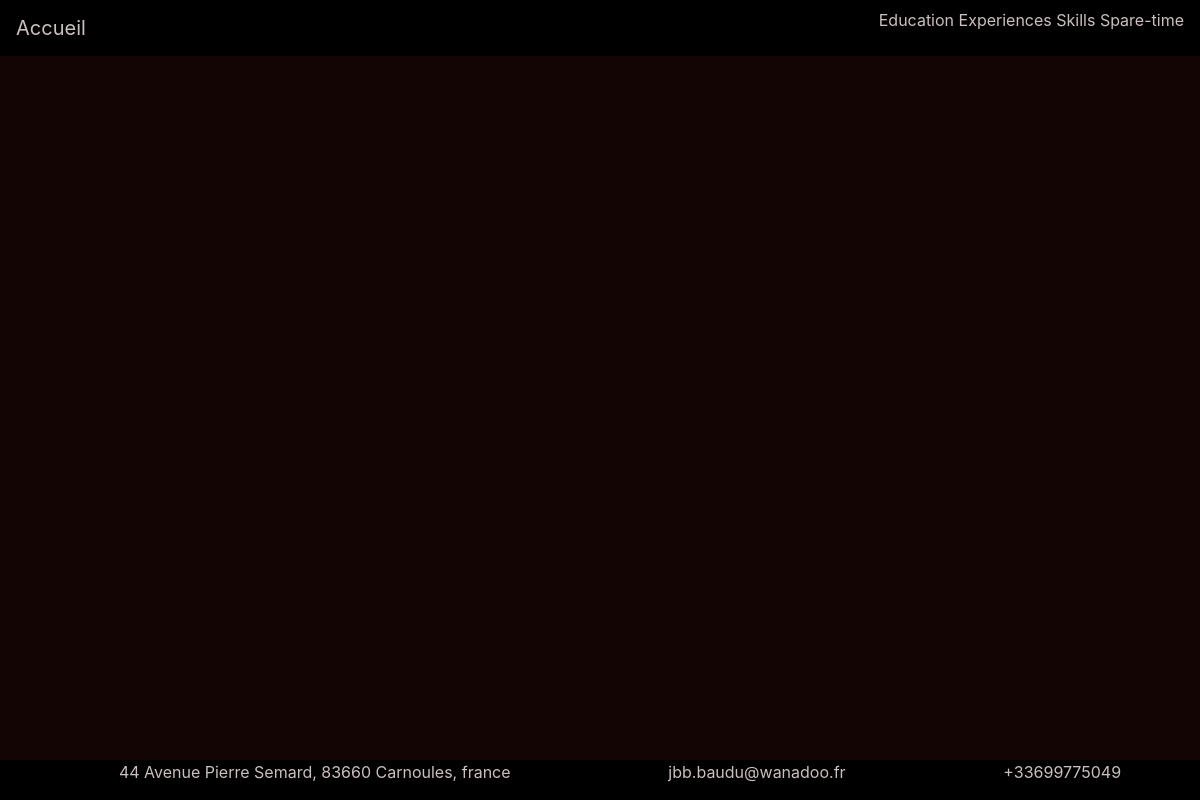
The page /abilities/ on the database as committed earlier.
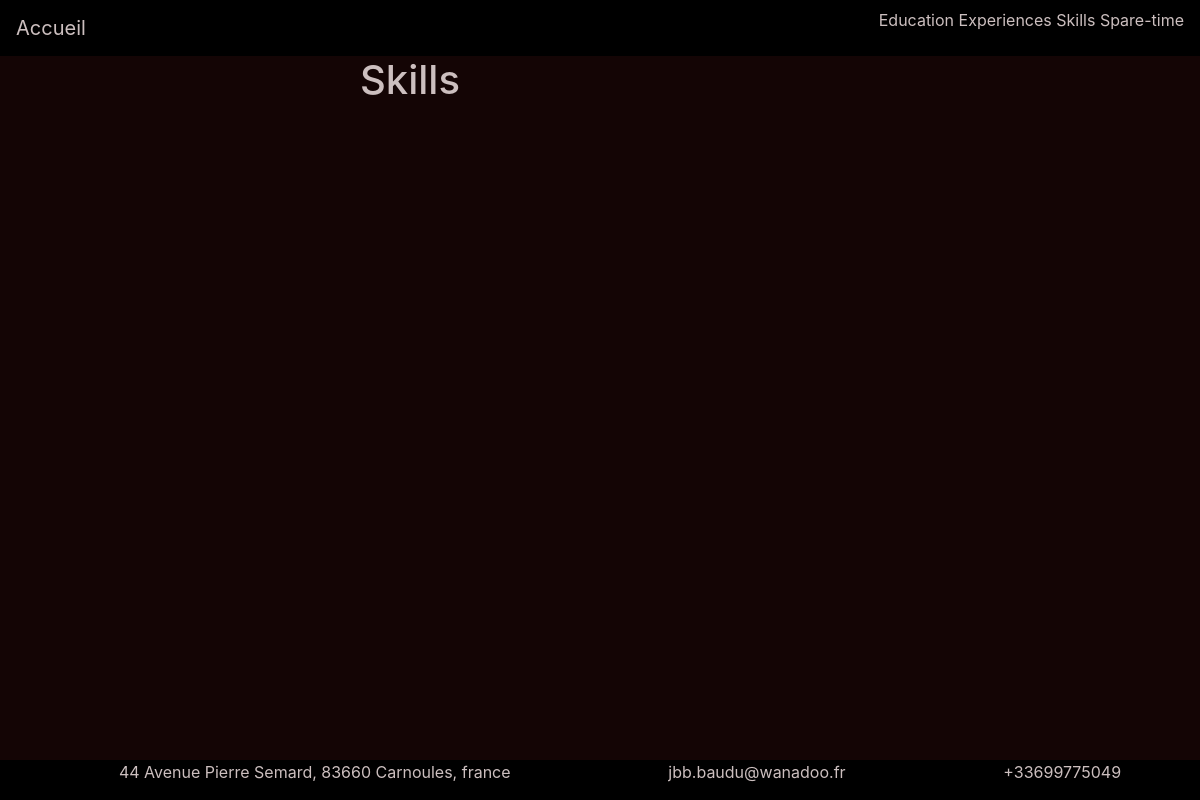
The same page on the database as committed later.
### cv/models.py (models this page shows, shortened)
class User(models.Model):
    name = models.CharField(max_length=50)
    firstName = models.CharField(max_length=50)
    address = models.CharField(max_length=50)
    mail = models.EmailField(max_length=50)
    phone = PhoneNumberField(max_length=20)

class Category(models.Model):
    label = models.CharField(max_length=60)
    slug = models.SlugField(max_length=60)
    cover = models.ImageField(upload_to="articles")
    class Meta :
        verbose_name_plural = "Categories"

### cv/views.py (the view)
# urls.py: url(r'^abilities/$', AbilitieView.as_view(), name='skills'),
class AbilitieView(ListView):
    model = Abilitie
    template_name = 'cv/skill.html'
    def get_context_data(self, **kwargs):
        context = ListView.get_context_data(self, **kwargs)
        context["users"] = User.objects.all()
        context["categories"] = Category.objects.filter(label='Skills')
        context['lvl'] = level
        return context

### cv/templates/cv/skill.html (shortened to what this page needs)
{%extends "cv/base.html"%}
{% load static %}
{% block css %}
<link rel="stylesheet" href="{% static 'css/category.css' %}">
<link rel="stylesheet" href="{% static 'css/skill.css' %}">
{%endblock%}
{%block content%}
<div class="container">
    <div class="row">
        <div class="col-8">
            {%for category in categories%}
            <h1>{{category.label}}</h1>
            {%endfor%}
        </div>
        {%endblock%}

### cv/templates/cv/footer.html (shortened to what this page needs)
{% load static %}
<footer class="fixed-bottom">
    <ul>
        {%for user in users %}
        <li>{{user.address}}</li>
        <li>{{user.mail}}</li>
        <li>{{user.phone}}</li>
        {% endfor %}
    </ul>
</footer>

Rows that differ between the two databases and show on the page:
now on this page (row edited): Category: label "Skills"
